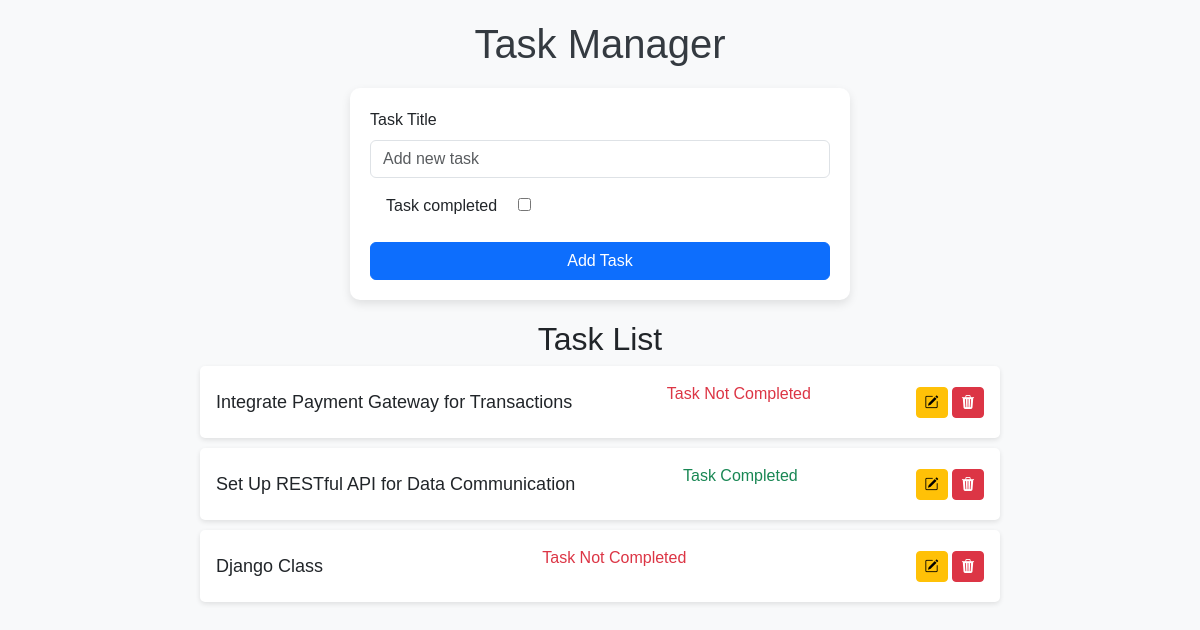
The page / on the database its author committed.
### tasks/models.py (models this page shows, shortened)
class Task(models.Model):
    title=models.CharField(max_length=100)
    completed = models.BooleanField(default=False)
    created = models.DateTimeField(auto_now_add=True)

### tasks/views.py (the view, shortened to what this page needs)
# urls.py: path('',index,name=''),
def index(request, pk=None ):
    tasks = Task.objects.all()
    form = Taskform()
    update_mode = False
    context = {'tasks': tasks,'form': form,'update_mode': update_mode,}
    return render(request, 'index.html', context)

### tasks/forms.py
class Taskform(forms.ModelForm):
    title = forms.CharField(
        widget=forms.TextInput(attrs={
            'class': 'form-control',  # Bootstrap class for input fields
            'placeholder': 'Add new task'  # Placeholder text
        })
    )
    class Meta:
        model = Task
        fields = '__all__'
        widgets = {
            'other_field_name': forms.TextInput(attrs={'class': 'form-control'}),  # Add for other fields if needed
        }

### tasks/templates/index.html (shortened to what this page needs)
<!DOCTYPE html>
<html lang="en">
<head>
    <link href="https://cdn.jsdelivr.net/npm/bootstrap@5.3.0/dist/css/bootstrap.min.css" rel="stylesheet">
    <link rel="stylesheet" href="https://cdn.jsdelivr.net/npm/bootstrap-icons@1.11.3/font/bootstrap-icons.min.css">
</head>
<body>
    <h1>Task Manager</h1>
    <div class="task-form">
        <form action="" method="POST">
            <div class="mb-3">
                <label for="taskTitle" class="form-label">Task Title</label>
                    {{form.title}}
                <label for="taskcompleted" class="form-label mt-3 mx-3">Task completed</label>
                    {{form.completed}}
            </div>
            <button type="submit" class="btn btn-primary w-100">{{ update_mode|yesno:"Update,Add Task" }}</button>
        </form>
    </div>
    <div class="task-list">
        <h2 class="text-center">Task List</h2>
        {% for task in tasks %}
        <div class="task-item p-3">
            <h3>{{ task.title }}</h3>
            <div id="completed">
                <p>
                    {% if task.completed %}
                    <span class="text-success">Task Completed</span>
                    {% else %}
                    <span class="text-danger">Task Not Completed</span>
                    {% endif %}
                </p>
            </div>
            <div>
                <a href="{% url 'update' task.id %}" class="btn btn-sm btn-warning"><i class="bi bi-pencil-square"></i> </a>
                <button class="btn btn-sm btn-danger" onclick="showDeleteConfirmation('{{ task.id }}', '{{ task.title }}')"><i class="bi bi-trash3-fill"></i></button>
            </div>
        </div>
        {% endfor %}
    </div>
</body>
</html>

### tasks/templates/index.html (style rules this page uses)
body { background-color: #f8f9fa; font-family: Arial, sans-serif; }
h1 { color: #343a40; text-align: center; margin-top: 20px; }
.task-form { max-width: 500px; margin: 20px auto; background: #ffffff; padding: 20px; border-radius: 10px; box-shadow: 0px 4px 10px rgba(0, 0, 0, 0.1); }
.task-list { max-width: 800px; margin: 20px auto; }
.task-item { background: #ffffff; margin-bottom: 10px; padding: 10px 15px; border-radius: 5px; box-shadow: 0px 2px 5px rgba(0, 0, 0, 0.1); display: flex; justify-content: space-between; align-items: center; }
.task-item h3 { margin: 0; font-size: 18px; }
.task-item a { margin-left: 10px; }

### rows shown on the page
Task: title "Integrate Payment Gateway for Transactions", completed "Task Not Completed"
Task: title "Set Up RESTful API for Data Communication", completed "Task Completed"
Task: title "Django Class", completed "Task Not Completed"

### other values the page prints
{{ update_mode|yesno:"Update,Add Task" }} "Add Task"
